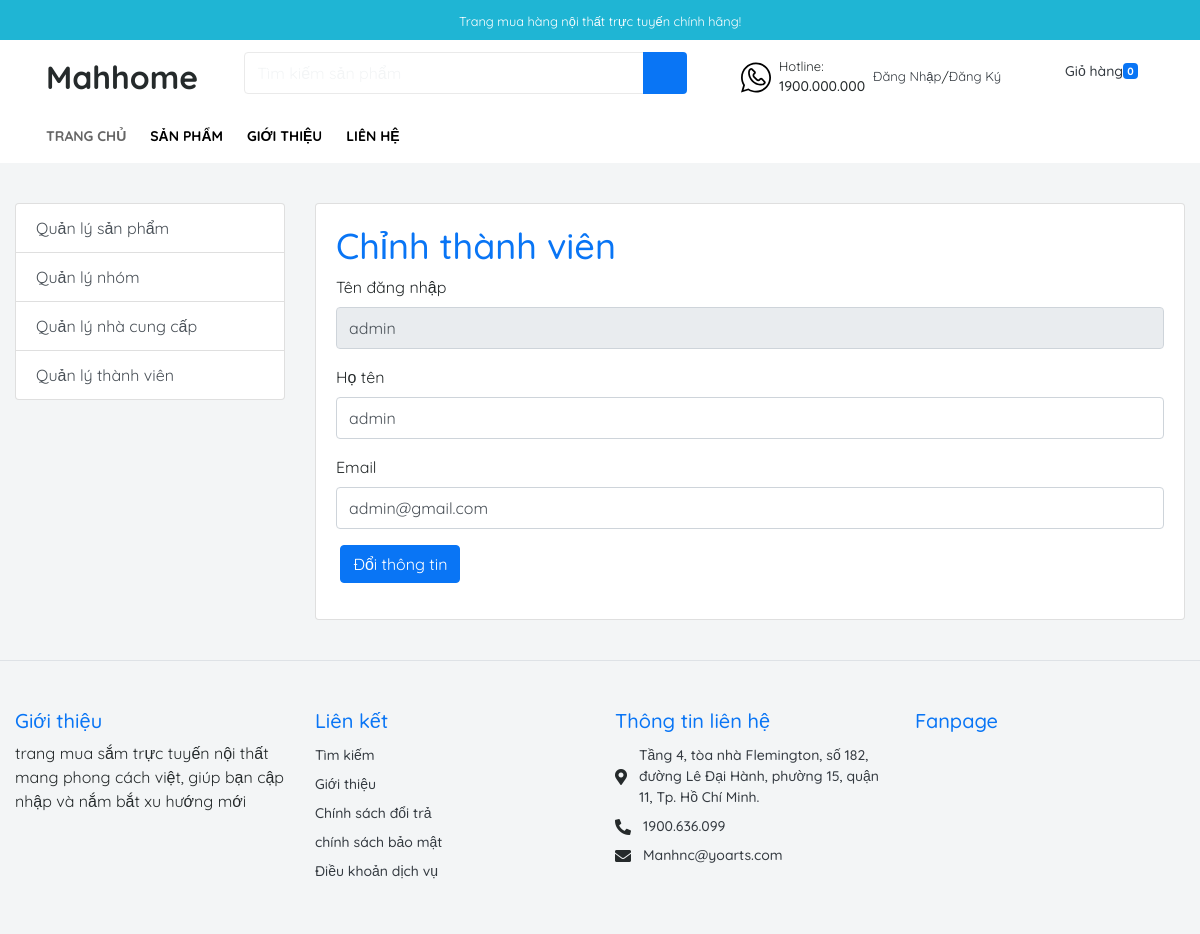
Page /admin.php?mod=user&act=edit&id=1 on the committed database.
### tables this page shows
CREATE TABLE `users` (
  `UserID` int(11) NOT NULL,
  `GroupID` int(11) NOT NULL,
  `FullName` varchar(255) NOT NULL,
  `UserName` varchar(20) NOT NULL,
  `PassWord` varchar(32) NOT NULL,
  `Email` varchar(50) NOT NULL
);

### Model/User.php (called while the page is built, shortened)
<?php
include_once("DataProvider.php");
class User{
	private $da;
	function __construct(){
		$this->da = new DataProvider();
	}
	function getUserById($id){
		$sql = "SELECT * FROM users WHERE UserID = $id";
		return $this->da->Fetch($sql);
	}
}
?>

### Model/DataProvider.php (called while the page is built, shortened)
<?php
	class DataProvider{
		private $link;
		function __construct()
		{
			$this->link=mysqli_connect("localhost","root","","manhgroup");
		}
		function ExecuteQuery($sql)
		{
			mysqli_query($this->link,"set names utf8");
			return mysqli_query($this->link, $sql);
		}
		function Fetch($sql){
			$rs = $this->ExecuteQuery($sql);
			return mysqli_fetch_assoc($rs);
		}
	}
?>

### View/User/Edit.php (the view)
<div class="card">
<div class="card-body">
<h2><span><a href="admin.php?mod=user&act=edit&id=<?php echo $id; ?>">Chỉnh thành viên</a></span></h2>
	<form action="admin.php?mod=user&act=edit&id=<?php echo $id; ?>" method="post" class="form">
    <p><label>Tên đăng nhập</label><input readonly="readonly" type="text" name="txtUserName" id="txtUserName" class="form-control" value="<?php echo $row['UserName']; ?>"/></p>
	<p><label>Họ tên</label><input type="text" name="txtFullName" id="txtFullName" value="<?php echo $row['FullName']; ?>" class="form-control"/></p>
    <p><label>Email</label><input type="text" name="txtEmail" id="txtEmail" value="<?php echo $row['Email'] ?>" class="form-control"/></p>
        <p><label>&nbsp;</label><input type="submit" name="btnChange" id="btnChange" value="Đổi thông tin" class="btn btn-primary" /></p>
    </form>
</div>
</div>

### rows in the picture
users: txtUserName "admin", txtFullName "admin", txtEmail "admin@gmail.com"
